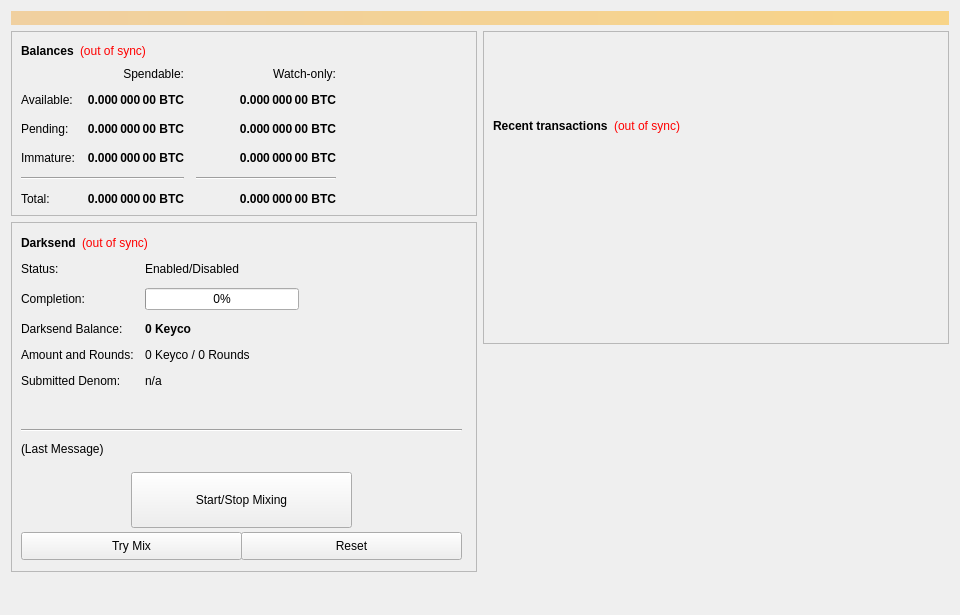
<?xml version="1.0" encoding="UTF-8"?>
<ui version="4.0">
 <class>OverviewPage</class>
 <widget class="QWidget" name="OverviewPage">
  <property name="geometry">
   <rect>
    <x>0</x>
    <y>0</y>
    <width>960</width>
    <height>615</height>
   </rect>
  </property>
  <property name="minimumSize">
   <size>
    <width>960</width>
    <height>0</height>
   </size>
  </property>
  <property name="windowTitle">
   <string>Form</string>
  </property>
  <layout class="QVBoxLayout" name="topLayout">
   <item>
    <widget class="QLabel" name="labelAlerts">
     <property name="visible">
      <bool>false</bool>
     </property>
     <property name="styleSheet">
      <string notr="true">background-color: qlineargradient(x1: 0, y1: 0, x2: 1, y2: 0, stop:0 #F0D0A0, stop:1 #F8D488); color:#000000;</string>
     </property>
     <property name="wordWrap">
      <bool>true</bool>
     </property>
     <property name="margin">
      <number>3</number>
     </property>
    </widget>
   </item>
   <item>
    <layout class="QHBoxLayout" name="horizontalLayout" stretch="1,1">
     <item>
      <layout class="QVBoxLayout" name="verticalLayout_2">
       <item>
        <widget class="QFrame" name="frame">
         <property name="frameShape">
          <enum>QFrame::StyledPanel</enum>
         </property>
         <property name="frameShadow">
          <enum>QFrame::Raised</enum>
         </property>
         <layout class="QVBoxLayout" name="verticalLayout_4">
          <item>
           <layout class="QHBoxLayout" name="horizontalLayout_4">
            <item>
             <widget class="QLabel" name="label_5">
              <property name="font">
               <font>
                <weight>75</weight>
                <bold>true</bold>
               </font>
              </property>
              <property name="text">
               <string>Balances</string>
              </property>
             </widget>
            </item>
            <item>
             <widget class="QLabel" name="labelWalletStatus">
              <property name="cursor">
               <cursorShape>WhatsThisCursor</cursorShape>
              </property>
              <property name="toolTip">
               <string>The displayed information may be out of date. Your wallet automatically synchronizes with the Keyco network after a connection is established, but this process has not completed yet.</string>
              </property>
              <property name="styleSheet">
               <string notr="true">QLabel { color: red; }</string>
              </property>
              <property name="text">
               <string notr="true">(out of sync)</string>
              </property>
              <property name="alignment">
               <set>Qt::AlignLeading|Qt::AlignLeft|Qt::AlignVCenter</set>
              </property>
             </widget>
            </item>
            <item>
             <spacer name="horizontalSpacer_3">
              <property name="orientation">
               <enum>Qt::Horizontal</enum>
              </property>
              <property name="sizeHint" stdset="0">
               <size>
                <width>40</width>
                <height>20</height>
               </size>
              </property>
             </spacer>
            </item>
           </layout>
          </item>
          <item>
           <layout class="QGridLayout" name="gridLayout">
            <property name="spacing">
             <number>12</number>
            </property>
            <item row="2" column="2">
             <widget class="QLabel" name="labelWatchPending">
              <property name="font">
               <font>
                <weight>75</weight>
                <bold>true</bold>
               </font>
              </property>
              <property name="cursor">
               <cursorShape>IBeamCursor</cursorShape>
              </property>
              <property name="toolTip">
               <string>Unconfirmed transactions to watch-only addresses</string>
              </property>
              <property name="text">
               <string notr="true">0.000 000 00 BTC</string>
              </property>
              <property name="alignment">
               <set>Qt::AlignRight|Qt::AlignTrailing|Qt::AlignVCenter</set>
              </property>
              <property name="textInteractionFlags">
               <set>Qt::LinksAccessibleByMouse|Qt::TextSelectableByKeyboard|Qt::TextSelectableByMouse</set>
              </property>
             </widget>
            </item>
            <item row="2" column="1">
             <widget class="QLabel" name="labelUnconfirmed">
              <property name="font">
               <font>
                <weight>75</weight>
                <bold>true</bold>
               </font>
              </property>
              <property name="cursor">
               <cursorShape>IBeamCursor</cursorShape>
              </property>
              <property name="toolTip">
               <string>Total of transactions that have yet to be confirmed, and do not yet count toward the spendable balance</string>
              </property>
              <property name="text">
               <string notr="true">0.000 000 00 BTC</string>
              </property>
              <property name="alignment">
               <set>Qt::AlignRight|Qt::AlignTrailing|Qt::AlignVCenter</set>
              </property>
              <property name="textInteractionFlags">
               <set>Qt::LinksAccessibleByMouse|Qt::TextSelectableByKeyboard|Qt::TextSelectableByMouse</set>
              </property>
             </widget>
            </item>
            <item row="3" column="2">
             <widget class="QLabel" name="labelWatchImmature">
              <property name="font">
               <font>
                <weight>75</weight>
                <bold>true</bold>
               </font>
              </property>
              <property name="cursor">
               <cursorShape>IBeamCursor</cursorShape>
              </property>
              <property name="toolTip">
               <string>Staked or masternode rewards in watch-only addresses that has not yet matured</string>
              </property>
              <property name="text">
               <string notr="true">0.000 000 00 BTC</string>
              </property>
              <property name="alignment">
               <set>Qt::AlignRight|Qt::AlignTrailing|Qt::AlignVCenter</set>
              </property>
              <property name="textInteractionFlags">
               <set>Qt::LinksAccessibleByMouse|Qt::TextSelectableByKeyboard|Qt::TextSelectableByMouse</set>
              </property>
             </widget>
            </item>
            <item row="4" column="0" colspan="2">
             <widget class="Line" name="lineSpendableBalance">
              <property name="orientation">
               <enum>Qt::Horizontal</enum>
              </property>
             </widget>
            </item>
            <item row="4" column="2">
             <widget class="Line" name="lineWatchBalance">
              <property name="sizePolicy">
               <sizepolicy hsizetype="Preferred" vsizetype="Fixed">
                <horstretch>0</horstretch>
                <verstretch>0</verstretch>
               </sizepolicy>
              </property>
              <property name="minimumSize">
               <size>
                <width>140</width>
                <height>0</height>
               </size>
              </property>
              <property name="orientation">
               <enum>Qt::Horizontal</enum>
              </property>
             </widget>
            </item>
            <item row="5" column="0">
             <widget class="QLabel" name="labelTotalText">
              <property name="text">
               <string>Total:</string>
              </property>
             </widget>
            </item>
            <item row="3" column="1">
             <widget class="QLabel" name="labelImmature">
              <property name="font">
               <font>
                <weight>75</weight>
                <bold>true</bold>
               </font>
              </property>
              <property name="cursor">
               <cursorShape>IBeamCursor</cursorShape>
              </property>
              <property name="toolTip">
               <string>Staked or masternode rewards that has not yet matured</string>
              </property>
              <property name="text">
               <string notr="true">0.000 000 00 BTC</string>
              </property>
              <property name="alignment">
               <set>Qt::AlignRight|Qt::AlignTrailing|Qt::AlignVCenter</set>
              </property>
              <property name="textInteractionFlags">
               <set>Qt::LinksAccessibleByMouse|Qt::TextSelectableByKeyboard|Qt::TextSelectableByMouse</set>
              </property>
             </widget>
            </item>
            <item row="2" column="3">
             <spacer name="horizontalSpacer_2">
              <property name="orientation">
               <enum>Qt::Horizontal</enum>
              </property>
              <property name="sizeHint" stdset="0">
               <size>
                <width>40</width>
                <height>20</height>
               </size>
              </property>
             </spacer>
            </item>
            <item row="3" column="0">
             <widget class="QLabel" name="labelImmatureText">
              <property name="text">
               <string>Immature:</string>
              </property>
             </widget>
            </item>
            <item row="5" column="1">
             <widget class="QLabel" name="labelTotal">
              <property name="font">
               <font>
                <weight>75</weight>
                <bold>true</bold>
               </font>
              </property>
              <property name="cursor">
               <cursorShape>IBeamCursor</cursorShape>
              </property>
              <property name="toolTip">
               <string>Your current total balance</string>
              </property>
              <property name="text">
               <string notr="true">0.000 000 00 BTC</string>
              </property>
              <property name="alignment">
               <set>Qt::AlignRight|Qt::AlignTrailing|Qt::AlignVCenter</set>
              </property>
              <property name="textInteractionFlags">
               <set>Qt::LinksAccessibleByMouse|Qt::TextSelectableByKeyboard|Qt::TextSelectableByMouse</set>
              </property>
             </widget>
            </item>
            <item row="5" column="2">
             <widget class="QLabel" name="labelWatchTotal">
              <property name="font">
               <font>
                <weight>75</weight>
                <bold>true</bold>
               </font>
              </property>
              <property name="cursor">
               <cursorShape>IBeamCursor</cursorShape>
              </property>
              <property name="toolTip">
               <string>Current total balance in watch-only addresses</string>
              </property>
              <property name="text">
               <string notr="true">0.000 000 00 BTC</string>
              </property>
              <property name="alignment">
               <set>Qt::AlignRight|Qt::AlignTrailing|Qt::AlignVCenter</set>
              </property>
              <property name="textInteractionFlags">
               <set>Qt::LinksAccessibleByMouse|Qt::TextSelectableByKeyboard|Qt::TextSelectableByMouse</set>
              </property>
             </widget>
            </item>
            <item row="0" column="2">
             <widget class="QLabel" name="labelWatchonly">
              <property name="text">
               <string>Watch-only:</string>
              </property>
              <property name="alignment">
               <set>Qt::AlignRight|Qt::AlignTrailing|Qt::AlignVCenter</set>
              </property>
             </widget>
            </item>
            <item row="1" column="0">
             <widget class="QLabel" name="labelBalanceText">
              <property name="text">
               <string>Available:</string>
              </property>
             </widget>
            </item>
            <item row="1" column="1">
             <widget class="QLabel" name="labelBalance">
              <property name="font">
               <font>
                <weight>75</weight>
                <bold>true</bold>
               </font>
              </property>
              <property name="cursor">
               <cursorShape>IBeamCursor</cursorShape>
              </property>
              <property name="toolTip">
               <string>Your current spendable balance</string>
              </property>
              <property name="text">
               <string notr="true">0.000 000 00 BTC</string>
              </property>
              <property name="alignment">
               <set>Qt::AlignRight|Qt::AlignTrailing|Qt::AlignVCenter</set>
              </property>
              <property name="textInteractionFlags">
               <set>Qt::LinksAccessibleByMouse|Qt::TextSelectableByKeyboard|Qt::TextSelectableByMouse</set>
              </property>
             </widget>
            </item>
            <item row="1" column="2">
             <widget class="QLabel" name="labelWatchAvailable">
              <property name="font">
               <font>
                <weight>75</weight>
                <bold>true</bold>
               </font>
              </property>
              <property name="cursor">
               <cursorShape>IBeamCursor</cursorShape>
              </property>
              <property name="toolTip">
               <string>Your current balance in watch-only addresses</string>
              </property>
              <property name="text">
               <string notr="true">0.000 000 00 BTC</string>
              </property>
              <property name="alignment">
               <set>Qt::AlignRight|Qt::AlignTrailing|Qt::AlignVCenter</set>
              </property>
              <property name="textInteractionFlags">
               <set>Qt::LinksAccessibleByMouse|Qt::TextSelectableByKeyboard|Qt::TextSelectableByMouse</set>
              </property>
             </widget>
            </item>
            <item row="2" column="0">
             <widget class="QLabel" name="labelPendingText">
              <property name="text">
               <string>Pending:</string>
              </property>
             </widget>
            </item>
            <item row="0" column="1">
             <widget class="QLabel" name="labelSpendable">
              <property name="text">
               <string>Spendable:</string>
              </property>
              <property name="alignment">
               <set>Qt::AlignRight|Qt::AlignTrailing|Qt::AlignVCenter</set>
              </property>
             </widget>
            </item>
           </layout>
          </item>
         </layout>
        </widget>
       </item>
       <item>
        <widget class="QFrame" name="frameDarksend">
         <property name="minimumSize">
          <size>
           <width>0</width>
           <height>350</height>
          </size>
         </property>
         <property name="layoutDirection">
          <enum>Qt::LeftToRight</enum>
         </property>
         <property name="frameShape">
          <enum>QFrame::StyledPanel</enum>
         </property>
         <property name="frameShadow">
          <enum>QFrame::Raised</enum>
         </property>
         <widget class="QWidget" name="formLayoutWidget">
          <property name="geometry">
           <rect>
            <x>10</x>
            <y>40</y>
            <width>451</width>
            <height>161</height>
           </rect>
          </property>
          <layout class="QFormLayout" name="formLayout">
           <property name="fieldGrowthPolicy">
            <enum>QFormLayout::AllNonFixedFieldsGrow</enum>
           </property>
           <property name="horizontalSpacing">
            <number>11</number>
           </property>
           <property name="verticalSpacing">
            <number>12</number>
           </property>
           <item row="0" column="0">
            <widget class="QLabel" name="label_6">
             <property name="text">
              <string>Status:</string>
             </property>
            </widget>
           </item>
           <item row="1" column="0">
            <widget class="QLabel" name="label_7">
             <property name="text">
              <string>Completion:</string>
             </property>
            </widget>
           </item>
           <item row="1" column="1">
            <widget class="QProgressBar" name="DarksendProgress">
             <property name="maximumSize">
              <size>
               <width>154</width>
               <height>16777215</height>
              </size>
             </property>
             <property name="value">
              <number>0</number>
             </property>
            </widget>
           </item>
           <item row="2" column="0">
            <widget class="QLabel" name="labelAnonymizedText">
             <property name="text">
              <string>Darksend Balance:</string>
             </property>
            </widget>
           </item>
           <item row="2" column="1">
            <widget class="QLabel" name="labelAnonymized">
             <property name="font">
              <font>
               <weight>75</weight>
               <bold>true</bold>
              </font>
             </property>
             <property name="text">
              <string notr="true">0 Keyco</string>
             </property>
            </widget>
           </item>
           <item row="3" column="0">
            <widget class="QLabel" name="label_8">
             <property name="text">
              <string>Amount and Rounds:</string>
             </property>
            </widget>
           </item>
           <item row="3" column="1">
            <widget class="QLabel" name="labelAmountRounds">
             <property name="text">
              <string>0 Keyco / 0 Rounds</string>
             </property>
            </widget>
           </item>
           <item row="4" column="0">
            <widget class="QLabel" name="label_9">
             <property name="text">
              <string>Submitted Denom:</string>
             </property>
            </widget>
           </item>
           <item row="4" column="1">
            <widget class="QLabel" name="labelSubmittedDenom">
             <property name="toolTip">
              <string>The denominations you submitted to the Masternode.&lt;br&gt;To mix, other users must submit the exact same denominations.</string>
             </property>
             <property name="text">
              <string>n/a</string>
             </property>
            </widget>
           </item>
           <item row="0" column="1">
            <widget class="QLabel" name="DarksendEnabled">
             <property name="text">
              <string>Enabled/Disabled</string>
             </property>
            </widget>
           </item>
          </layout>
         </widget>
         <widget class="QPushButton" name="runAutoDenom">
          <property name="geometry">
           <rect>
            <x>251</x>
            <y>17</y>
            <width>1</width>
            <height>1</height>
           </rect>
          </property>
          <property name="palette">
           <palette>
            <active>
             <colorrole role="WindowText">
              <brush brushstyle="SolidPattern">
               <color alpha="255">
                <red>0</red>
                <green>0</green>
                <blue>0</blue>
               </color>
              </brush>
             </colorrole>
             <colorrole role="Button">
              <brush brushstyle="SolidPattern">
               <color alpha="255">
                <red>239</red>
                <green>238</green>
                <blue>238</blue>
               </color>
              </brush>
             </colorrole>
             <colorrole role="Light">
              <brush brushstyle="SolidPattern">
               <color alpha="255">
                <red>255</red>
                <green>255</green>
                <blue>255</blue>
               </color>
              </brush>
             </colorrole>
             <colorrole role="Midlight">
              <brush brushstyle="SolidPattern">
               <color alpha="255">
                <red>247</red>
                <green>246</green>
                <blue>246</blue>
               </color>
              </brush>
             </colorrole>
             <colorrole role="Dark">
              <brush brushstyle="SolidPattern">
               <color alpha="255">
                <red>119</red>
                <green>119</green>
                <blue>119</blue>
               </color>
              </brush>
             </colorrole>
             <colorrole role="Mid">
              <brush brushstyle="SolidPattern">
               <color alpha="255">
                <red>159</red>
                <green>159</green>
                <blue>159</blue>
               </color>
              </brush>
             </colorrole>
             <colorrole role="Text">
              <brush brushstyle="SolidPattern">
               <color alpha="255">
                <red>0</red>
                <green>0</green>
                <blue>0</blue>
               </color>
              </brush>
             </colorrole>
             <colorrole role="BrightText">
              <brush brushstyle="SolidPattern">
               <color alpha="255">
                <red>255</red>
                <green>255</green>
                <blue>255</blue>
               </color>
              </brush>
             </colorrole>
             <colorrole role="ButtonText">
              <brush brushstyle="SolidPattern">
               <color alpha="255">
                <red>0</red>
                <green>0</green>
                <blue>0</blue>
               </color>
              </brush>
             </colorrole>
             <colorrole role="Base">
              <brush brushstyle="SolidPattern">
               <color alpha="255">
                <red>255</red>
                <green>255</green>
                <blue>255</blue>
               </color>
              </brush>
             </colorrole>
             <colorrole role="Window">
              <brush brushstyle="SolidPattern">
               <color alpha="255">
                <red>239</red>
                <green>238</green>
                <blue>238</blue>
               </color>
              </brush>
             </colorrole>
             <colorrole role="Shadow">
              <brush brushstyle="SolidPattern">
               <color alpha="255">
                <red>0</red>
                <green>0</green>
                <blue>0</blue>
               </color>
              </brush>
             </colorrole>
             <colorrole role="AlternateBase">
              <brush brushstyle="SolidPattern">
               <color alpha="255">
                <red>247</red>
                <green>246</green>
                <blue>246</blue>
               </color>
              </brush>
             </colorrole>
             <colorrole role="ToolTipBase">
              <brush brushstyle="SolidPattern">
               <color alpha="255">
                <red>255</red>
                <green>255</green>
                <blue>220</blue>
               </color>
              </brush>
             </colorrole>
             <colorrole role="ToolTipText">
              <brush brushstyle="SolidPattern">
               <color alpha="255">
                <red>0</red>
                <green>0</green>
                <blue>0</blue>
               </color>
              </brush>
             </colorrole>
            </active>
            <inactive>
             <colorrole role="WindowText">
              <brush brushstyle="SolidPattern">
               <color alpha="255">
                <red>0</red>
                <green>0</green>
                <blue>0</blue>
               </color>
              </brush>
             </colorrole>
             <colorrole role="Button">
              <brush brushstyle="SolidPattern">
               <color alpha="255">
                <red>239</red>
                <green>238</green>
                <blue>238</blue>
               </color>
              </brush>
             </colorrole>
             <colorrole role="Light">
              <brush brushstyle="SolidPattern">
               <color alpha="255">
                <red>255</red>
                <green>255</green>
                <blue>255</blue>
               </color>
              </brush>
             </colorrole>
             <colorrole role="Midlight">
              <brush brushstyle="SolidPattern">
               <color alpha="255">
                <red>247</red>
                <green>246</green>
                <blue>246</blue>
               </color>
              </brush>
             </colorrole>
             <colorrole role="Dark">
              <brush brushstyle="SolidPattern">
               <color alpha="255">
                <red>119</red>
                <green>119</green>
                <blue>119</blue>
               </color>
              </brush>
             </colorrole>
             <colorrole role="Mid">
              <brush brushstyle="SolidPattern">
               <color alpha="255">
                <red>159</red>
                <green>159</green>
                <blue>159</blue>
               </color>
              </brush>
             </colorrole>
             <colorrole role="Text">
              <brush brushstyle="SolidPattern">
               <color alpha="255">
                <red>0</red>
                <green>0</green>
                <blue>0</blue>
               </color>
              </brush>
             </colorrole>
             <colorrole role="BrightText">
              <brush brushstyle="SolidPattern">
               <color alpha="255">
                <red>255</red>
                <green>255</green>
                <blue>255</blue>
               </color>
              </brush>
             </colorrole>
             <colorrole role="ButtonText">
              <brush brushstyle="SolidPattern">
               <color alpha="255">
                <red>0</red>
                <green>0</green>
                <blue>0</blue>
               </color>
              </brush>
             </colorrole>
             <colorrole role="Base">
              <brush brushstyle="SolidPattern">
               <color alpha="255">
                <red>255</red>
                <green>255</green>
                <blue>255</blue>
               </color>
              </brush>
             </colorrole>
             <colorrole role="Window">
              <brush brushstyle="SolidPattern">
               <color alpha="255">
                <red>239</red>
                <green>238</green>
                <blue>238</blue>
               </color>
              </brush>
             </colorrole>
             <colorrole role="Shadow">
              <brush brushstyle="SolidPattern">
               <color alpha="255">
                <red>0</red>
                <green>0</green>
                <blue>0</blue>
               </color>
              </brush>
             </colorrole>
             <colorrole role="AlternateBase">
              <brush brushstyle="SolidPattern">
               <color alpha="255">
                <red>247</red>
                <green>246</green>
                <blue>246</blue>
               </color>
              </brush>
             </colorrole>
             <colorrole role="ToolTipBase">
              <brush brushstyle="SolidPattern">
               <color alpha="255">
                <red>255</red>
                <green>255</green>
                <blue>220</blue>
               </color>
              </brush>
             </colorrole>
             <colorrole role="ToolTipText">
              <brush brushstyle="SolidPattern">
               <color alpha="255">
                <red>0</red>
                <green>0</green>
                <blue>0</blue>
               </color>
              </brush>
             </colorrole>
            </inactive>
            <disabled>
             <colorrole role="WindowText">
              <brush brushstyle="SolidPattern">
               <color alpha="255">
                <red>119</red>
                <green>119</green>
                <blue>119</blue>
               </color>
              </brush>
             </colorrole>
             <colorrole role="Button">
              <brush brushstyle="SolidPattern">
               <color alpha="255">
                <red>239</red>
                <green>238</green>
                <blue>238</blue>
               </color>
              </brush>
             </colorrole>
             <colorrole role="Light">
              <brush brushstyle="SolidPattern">
               <color alpha="255">
                <red>255</red>
                <green>255</green>
                <blue>255</blue>
               </color>
              </brush>
             </colorrole>
             <colorrole role="Midlight">
              <brush brushstyle="SolidPattern">
               <color alpha="255">
                <red>247</red>
                <green>246</green>
                <blue>246</blue>
               </color>
              </brush>
             </colorrole>
             <colorrole role="Dark">
              <brush brushstyle="SolidPattern">
               <color alpha="255">
                <red>119</red>
                <green>119</green>
                <blue>119</blue>
               </color>
              </brush>
             </colorrole>
             <colorrole role="Mid">
              <brush brushstyle="SolidPattern">
               <color alpha="255">
                <red>159</red>
                <green>159</green>
                <blue>159</blue>
               </color>
              </brush>
             </colorrole>
             <colorrole role="Text">
              <brush brushstyle="SolidPattern">
               <color alpha="255">
                <red>119</red>
                <green>119</green>
                <blue>119</blue>
               </color>
              </brush>
             </colorrole>
             <colorrole role="BrightText">
              <brush brushstyle="SolidPattern">
               <color alpha="255">
                <red>255</red>
                <green>255</green>
                <blue>255</blue>
               </color>
              </brush>
             </colorrole>
             <colorrole role="ButtonText">
              <brush brushstyle="SolidPattern">
               <color alpha="255">
                <red>119</red>
                <green>119</green>
                <blue>119</blue>
               </color>
              </brush>
             </colorrole>
             <colorrole role="Base">
              <brush brushstyle="SolidPattern">
               <color alpha="255">
                <red>239</red>
                <green>238</green>
                <blue>238</blue>
               </color>
              </brush>
             </colorrole>
             <colorrole role="Window">
              <brush brushstyle="SolidPattern">
               <color alpha="255">
                <red>239</red>
                <green>238</green>
                <blue>238</blue>
               </color>
              </brush>
             </colorrole>
             <colorrole role="Shadow">
              <brush brushstyle="SolidPattern">
               <color alpha="255">
                <red>0</red>
                <green>0</green>
                <blue>0</blue>
               </color>
              </brush>
             </colorrole>
             <colorrole role="AlternateBase">
              <brush brushstyle="SolidPattern">
               <color alpha="255">
                <red>239</red>
                <green>238</green>
                <blue>238</blue>
               </color>
              </brush>
             </colorrole>
             <colorrole role="ToolTipBase">
              <brush brushstyle="SolidPattern">
               <color alpha="255">
                <red>255</red>
                <green>255</green>
                <blue>220</blue>
               </color>
              </brush>
             </colorrole>
             <colorrole role="ToolTipText">
              <brush brushstyle="SolidPattern">
               <color alpha="255">
                <red>0</red>
                <green>0</green>
                <blue>0</blue>
               </color>
              </brush>
             </colorrole>
            </disabled>
           </palette>
          </property>
          <property name="focusPolicy">
           <enum>Qt::NoFocus</enum>
          </property>
          <property name="autoFillBackground">
           <bool>true</bool>
          </property>
          <property name="text">
           <string/>
          </property>
          <property name="flat">
           <bool>true</bool>
          </property>
         </widget>
         <widget class="QPushButton" name="toggleDarksend">
          <property name="geometry">
           <rect>
            <x>120</x>
            <y>250</y>
            <width>221</width>
            <height>56</height>
           </rect>
          </property>
          <property name="sizePolicy">
           <sizepolicy hsizetype="MinimumExpanding" vsizetype="Fixed">
            <horstretch>0</horstretch>
            <verstretch>0</verstretch>
           </sizepolicy>
          </property>
          <property name="text">
           <string>Start/Stop Mixing</string>
          </property>
         </widget>
         <widget class="Line" name="lineLastMessage">
          <property name="geometry">
           <rect>
            <x>10</x>
            <y>200</y>
            <width>441</width>
            <height>16</height>
           </rect>
          </property>
          <property name="orientation">
           <enum>Qt::Horizontal</enum>
          </property>
         </widget>
         <widget class="QLabel" name="DarksendStatus">
          <property name="geometry">
           <rect>
            <x>10</x>
            <y>220</y>
            <width>451</width>
            <height>61</height>
           </rect>
          </property>
          <property name="minimumSize">
           <size>
            <width>288</width>
            <height>43</height>
           </size>
          </property>
          <property name="text">
           <string>(Last Message)</string>
          </property>
          <property name="alignment">
           <set>Qt::AlignLeading|Qt::AlignLeft|Qt::AlignTop</set>
          </property>
          <property name="wordWrap">
           <bool>true</bool>
          </property>
         </widget>
         <widget class="QPushButton" name="DarksendAuto">
          <property name="geometry">
           <rect>
            <x>10</x>
            <y>310</y>
            <width>221</width>
            <height>28</height>
           </rect>
          </property>
          <property name="sizePolicy">
           <sizepolicy hsizetype="MinimumExpanding" vsizetype="Fixed">
            <horstretch>0</horstretch>
            <verstretch>0</verstretch>
           </sizepolicy>
          </property>
          <property name="toolTip">
           <string>Try to manually submit a Darksend request.</string>
          </property>
          <property name="text">
           <string>Try Mix</string>
          </property>
         </widget>
         <widget class="QPushButton" name="DarksendReset">
          <property name="geometry">
           <rect>
            <x>230</x>
            <y>310</y>
            <width>221</width>
            <height>28</height>
           </rect>
          </property>
          <property name="sizePolicy">
           <sizepolicy hsizetype="MinimumExpanding" vsizetype="Fixed">
            <horstretch>0</horstretch>
            <verstretch>0</verstretch>
           </sizepolicy>
          </property>
          <property name="toolTip">
           <string>Reset the current status of Darksend (can interrupt Darksend if it's in the process of Mixing, which can cost you money!)</string>
          </property>
          <property name="autoFillBackground">
           <bool>false</bool>
          </property>
          <property name="text">
           <string>Reset</string>
          </property>
         </widget>
         <widget class="QWidget" name="layoutWidget">
          <property name="geometry">
           <rect>
            <x>10</x>
            <y>10</y>
            <width>431</width>
            <height>22</height>
           </rect>
          </property>
          <layout class="QHBoxLayout" name="horizontalLayout_5">
           <item>
            <widget class="QLabel" name="label_2">
             <property name="font">
              <font>
               <weight>75</weight>
               <bold>true</bold>
              </font>
             </property>
             <property name="text">
              <string>Darksend</string>
             </property>
            </widget>
           </item>
           <item>
            <widget class="QLabel" name="labelDarksendSyncStatus">
             <property name="toolTip">
              <string>The displayed information may be out of date. Your wallet automatically synchronizes with the Keyco network after a connection is established, but this process has not completed yet.</string>
             </property>
             <property name="styleSheet">
              <string notr="true">QLabel { color: red; }</string>
             </property>
             <property name="text">
              <string notr="true">(out of sync)</string>
             </property>
             <property name="alignment">
              <set>Qt::AlignLeading|Qt::AlignLeft|Qt::AlignVCenter</set>
             </property>
            </widget>
           </item>
           <item>
            <spacer name="horizontalSpacer_4">
             <property name="orientation">
              <enum>Qt::Horizontal</enum>
             </property>
             <property name="sizeHint" stdset="0">
              <size>
               <width>40</width>
               <height>20</height>
              </size>
             </property>
            </spacer>
           </item>
          </layout>
         </widget>
        </widget>
       </item>
       <item>
        <spacer name="verticalSpacer">
         <property name="orientation">
          <enum>Qt::Vertical</enum>
         </property>
         <property name="sizeHint" stdset="0">
          <size>
           <width>20</width>
           <height>40</height>
          </size>
         </property>
        </spacer>
       </item>
      </layout>
     </item>
     <item>
      <layout class="QVBoxLayout" name="verticalLayout_3">
       <item>
        <widget class="QFrame" name="frame_2">
         <property name="frameShape">
          <enum>QFrame::StyledPanel</enum>
         </property>
         <property name="frameShadow">
          <enum>QFrame::Raised</enum>
         </property>
         <layout class="QVBoxLayout" name="verticalLayout">
          <item>
           <spacer name="verticalSpacer_3">
            <property name="orientation">
             <enum>Qt::Vertical</enum>
            </property>
            <property name="sizeType">
             <enum>QSizePolicy::Fixed</enum>
            </property>
            <property name="sizeHint" stdset="0">
             <size>
              <width>20</width>
              <height>75</height>
             </size>
            </property>
           </spacer>
          </item>
          <item>
           <layout class="QHBoxLayout" name="horizontalLayout_2">
            <item>
             <widget class="QLabel" name="label_4">
              <property name="font">
               <font>
                <weight>75</weight>
                <bold>true</bold>
               </font>
              </property>
              <property name="text">
               <string>Recent transactions</string>
              </property>
             </widget>
            </item>
            <item>
             <widget class="QLabel" name="labelTransactionsStatus">
              <property name="cursor">
               <cursorShape>WhatsThisCursor</cursorShape>
              </property>
              <property name="toolTip">
               <string>The displayed information may be out of date. Your wallet automatically synchronizes with the Keyco network after a connection is established, but this process has not completed yet.</string>
              </property>
              <property name="styleSheet">
               <string notr="true">QLabel { color: red; }</string>
              </property>
              <property name="text">
               <string notr="true">(out of sync)</string>
              </property>
              <property name="alignment">
               <set>Qt::AlignRight|Qt::AlignTrailing|Qt::AlignVCenter</set>
              </property>
             </widget>
            </item>
            <item>
             <spacer name="horizontalSpacer">
              <property name="orientation">
               <enum>Qt::Horizontal</enum>
              </property>
              <property name="sizeHint" stdset="0">
               <size>
                <width>40</width>
                <height>20</height>
               </size>
              </property>
             </spacer>
            </item>
           </layout>
          </item>
          <item>
           <widget class="QListView" name="listTransactions">
            <property name="styleSheet">
             <string notr="true">QListView { background: transparent; }</string>
            </property>
            <property name="frameShape">
             <enum>QFrame::NoFrame</enum>
            </property>
            <property name="verticalScrollBarPolicy">
             <enum>Qt::ScrollBarAlwaysOff</enum>
            </property>
            <property name="horizontalScrollBarPolicy">
             <enum>Qt::ScrollBarAlwaysOff</enum>
            </property>
            <property name="selectionMode">
             <enum>QAbstractItemView::NoSelection</enum>
            </property>
           </widget>
          </item>
         </layout>
        </widget>
       </item>
       <item>
        <spacer name="verticalSpacer_2">
         <property name="orientation">
          <enum>Qt::Vertical</enum>
         </property>
         <property name="sizeType">
          <enum>QSizePolicy::Expanding</enum>
         </property>
         <property name="sizeHint" stdset="0">
          <size>
           <width>20</width>
           <height>40</height>
          </size>
         </property>
        </spacer>
       </item>
      </layout>
     </item>
    </layout>
   </item>
  </layout>
 </widget>
 <resources/>
 <connections/>
</ui>
